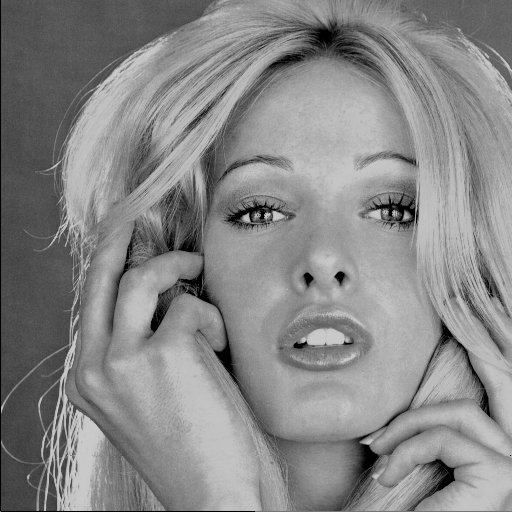
//> input picture imageProcessingOpenCV/pailaboratoare/03.12/blonde.png, 512 x 512 px
$ ./contururi blonde.png   (built with g++ and OpenCV 4)
//> lines starting //> are read from the running program, lines starting //| are printed output that depends on the picture; after the words box and inside, x2 and y2 are one past the last pixel; in counts of white or black regions, pixels touching at a corner belong together

// Mihai Ivanovici, decembrie 2010

#include "cv.h"
#include "highgui.h"
#include <stdio.h>
#include <stdlib.h>

void extragere_contururi( IplImage* image );

int main( int argc, char** argv )
{
    char     *filename;
    IplImage *img;

    if( argc == 2 )
    {
        filename = ( char* )malloc( sizeof( char ) * 128 );
        filename = argv[1];
        printf( "Loading %s...\n", filename );
        img = cvLoadImage( filename, 1 );
//> img is the input picture: 512 rows x 512 cols, CV_8UC3; min 0, max 202, mean 135.1

        if( img )
        {
            cvNamedWindow( "Imaginea originala", 1 );
            cvShowImage( "Imaginea originala", img );

            extragere_contururi( img );

            cvWaitKey(0);
            cvReleaseImage( &img );
            cvDestroyWindow( "Imaginea originala" );
        }
        else
        {
            printf( "This is not a valid image file\n" );
        }

        free( filename );
        return 0;
    }
    else
    {
        printf( "Image filename was not specified\n" );
        exit( -1 );
    }
}


void extragere_contururi( IplImage* image )
{
    int		w, h;
    int		i, j;
    int     k, l;

    double	g, g1;
    int		h1[ 3 ][ 3 ]; //, h2[ 3 ][ 3 ];
    int     prag = 100;

    CvScalar   pixel;
    CvScalar   valoare;
    IplImage   *result;

    //operatori Prewitt
    h1[ 0 ][ 0 ] = 0;      h1[ 0 ][ 1 ] = -1/4;    h1[ 0 ][ 2 ] = 0;
    h1[ 1 ][ 0 ] = -1/4;      h1[ 1 ][ 1 ] = 1;    h1[ 1 ][ 2 ] = -1/4;
    h1[ 2 ][ 0 ] = 0;      h1[ 2 ][ 1 ] = -1/4;    h1[ 2 ][ 2 ] = 0;

   // h2[ 0 ][ 0 ] = -1;     h2[ 0 ][ 1 ] = -1;   h2[ 0 ][ 2 ] = -1;
   // h2[ 1 ][ 0 ] = 0;      h2[ 1 ][ 1 ] = 0;    h2[ 1 ][ 2 ] = 0;
   // h2[ 2 ][ 0 ] = 1;      h2[ 2 ][ 1 ] = 1;    h2[ 2 ][ 2 ] = 1;

    w = image->width;
//> w = 512
    h = image->height;
//> h = 512

    result = cvCreateImage( cvSize( w, h ), IPL_DEPTH_8U, 1 );

    for( i = 1; i < w - 1; i++ )
	     for( j = 1; j < h - 1; j++ )
	     {
              g1 = 0;

              for( k = -1; k < 2; k++ )
                   for( l = -1; l < 2; l++ )
                   {
                        pixel = cvGet2D( image, i + k, j + l );
                        g1 += h1[ k + 1 ][ l + 1 ] * pixel.val[ 0 ];
                        //g2 += h2[ k + 1 ][ l + 1 ] * pixel.val[ 0 ];

                   }

              g = fabs( g1 );

              if( g > prag )
              {
                  valoare.val[0] = (int) 255;
                  cvSet2D( result, i, j, valoare );
              }
              else
              {
                  valoare.val[0] = (int) 0;
                  cvSet2D( result, i, j, valoare );
              }
	    }
//> this loop made 510 passes
//> (g1, pixel, g) on passes 1 to 3: (98, Scalar(99, 99, 99), 98), (98, Scalar(95, 95, 95), 98), (98, Scalar(96, 96, 96), 98)
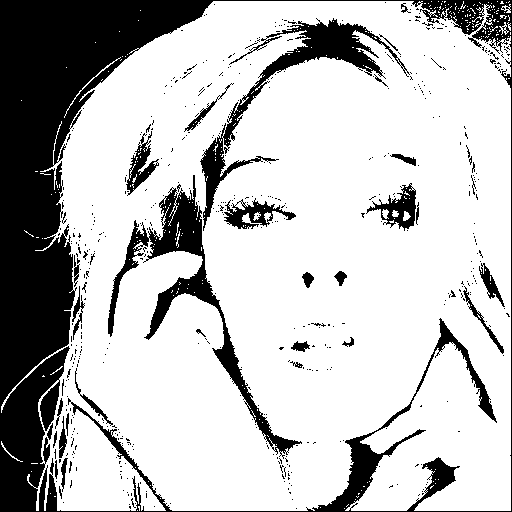
//> result: 512 rows x 512 cols, CV_8UC1; 74.8% white; 525 black regions (490 under 20 px), largest, box (x1, y1, x2, y2) and area: (0, 0, 512, 512) 47680, (108, 175, 302, 459) 6368, (200, 18, 410, 231) 5362
//> after the loop, g1 = 163; pixel = Scalar(117, 117, 117); g = 163
//> (the run ends here: the program stops with an error, at `free( filename );`)
